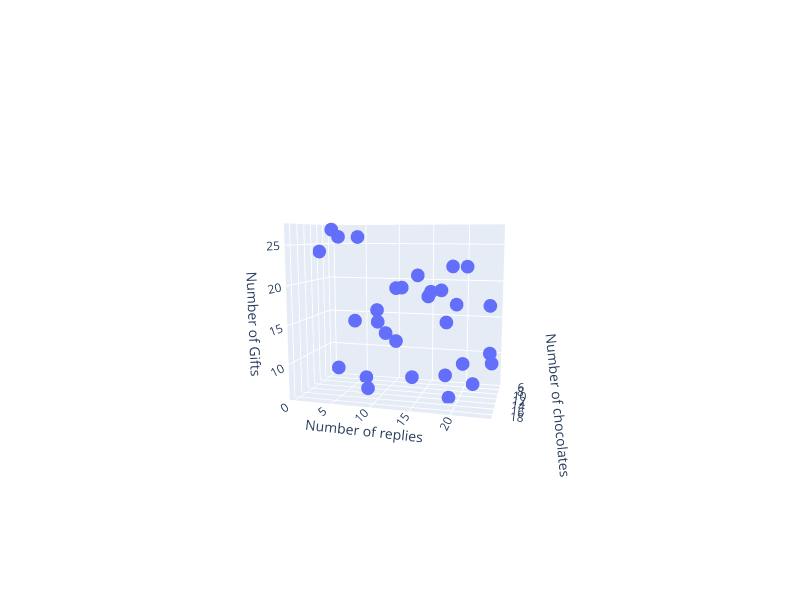

Notebook code cell kept with this figure:
### Markdown cell above
# 3. Scatter 3D chart

### Code cell
#Use : find the correlation
np.random.seed(42)

x=np.random.randint(5,20,30)  # Number of chocolates
y=np.random.randint(0,25,30)  # Number of replies
z=np.random.randint(5,30,30)  # Number of Gifts

fig= go.Figure(data=[go.Scatter3d( x = x, y =  y, z = z, mode= "markers")])
fig.update_layout(
    width=800,
    height=600,
    scene= dict(
        xaxis_title ="Number of chocolates",
        yaxis_title = "Number of replies" ,
        zaxis_title =  "Number of Gifts"
    )
)
fig.show()

### Figure 1 — Plotly figure (JSON) as saved in the notebook; plotly's stock layout.template omitted (floating-point values rounded to 4 significant figures)
{"data": [{"mode": "markers", "type": "scatter3d", "x": [11, 8, 17, 19, 15, 12, 17, 9, 11, 14, 7, 11, 15, 15, 12, 9, 8, 12, 12, 7, 10, 9, 6, 12, 16, 18, 10, 6, 16, 9], "y": [0, 11, 21, 11, 24, 16, 9, 15, 14, 14, 18, 11, 22, 19, 24, 2, 4, 18, 6, 20, 8, 6, 17, 3, 24, 13, 17, 8, 20, 1], "z": [24, 19, 11, 16, 12, 19, 7, 18, 21, 8, 22, 12, 8, 6, 10, 26, 14, 8, 26, 22, 16, 6, 14, 8, 18, 20, 19, 12, 18, 27]}], "layout": {"height": 600, "scene": {"aspectmode": "auto", "aspectratio": {"x": 0.6947, "y": 1.283, "z": 1.122}, "camera": {"center": {"x": 0, "y": 0, "z": 0}, "eye": {"x": 3.192, "y": 0.8767, "z": 0.498}, "projection": {"type": "perspective"}, "up": {"x": 0, "y": 0, "z": 1}}, "xaxis": {"title": {"text": "Number of chocolates"}, "type": "linear"}, "yaxis": {"title": {"text": "Number of replies"}, "type": "linear"}, "zaxis": {"title": {"text": "Number of Gifts"}, "type": "linear"}}, "width": 800}}
